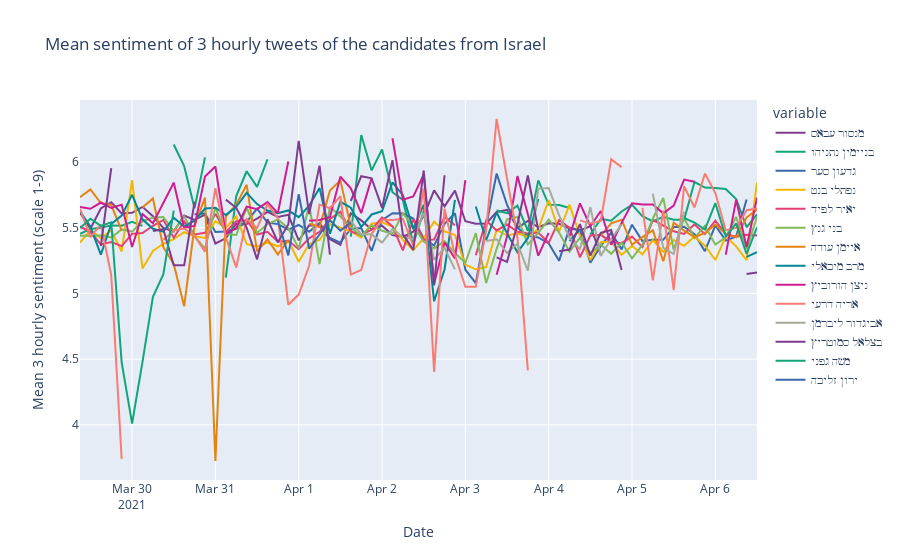

This figure's notebook cell:
### Code cell
fig = px.line(split_sentiment, title="Mean sentiment of 3 hourly tweets of the candidates from Israel",
        labels={
            'created_at': 'Date',
            'value': 'Mean 3 hourly sentiment (scale 1-9)'
        },
        color_discrete_sequence=px.colors.qualitative.Bold)
fig.write_html('_'.join('Mean sentiment of 3 hourly tweets of the candidates from Israel.html'.split(' ')))
fig.show()
